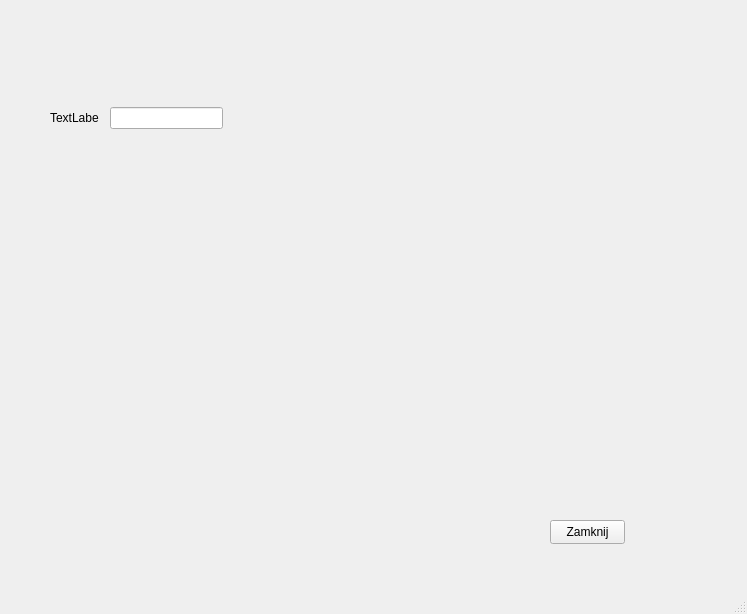
<?xml version="1.0" encoding="UTF-8"?>
<ui version="4.0">
 <class>MainWindow</class>
 <widget class="QMainWindow" name="MainWindow">
  <property name="geometry">
   <rect>
    <x>0</x>
    <y>0</y>
    <width>747</width>
    <height>614</height>
   </rect>
  </property>
  <property name="windowTitle">
   <string>MainWindow</string>
  </property>
  <widget class="QWidget" name="centralwidget">
   <widget class="QLineEdit" name="tempIn_3">
    <property name="geometry">
     <rect>
      <x>110</x>
      <y>107</y>
      <width>113</width>
      <height>22</height>
     </rect>
    </property>
    <property name="inputMask">
     <string/>
    </property>
    <property name="text">
     <string/>
    </property>
   </widget>
   <widget class="QLabel" name="label_3">
    <property name="geometry">
     <rect>
      <x>50</x>
      <y>110</y>
      <width>49</width>
      <height>16</height>
     </rect>
    </property>
    <property name="text">
     <string>TextLabel</string>
    </property>
   </widget>
   <widget class="QPushButton" name="closeButton">
    <property name="geometry">
     <rect>
      <x>550</x>
      <y>520</y>
      <width>75</width>
      <height>24</height>
     </rect>
    </property>
    <property name="text">
     <string>Zamknij</string>
    </property>
   </widget>
  </widget>
  <widget class="QMenuBar" name="menubar">
   <property name="geometry">
    <rect>
     <x>0</x>
     <y>0</y>
     <width>747</width>
     <height>22</height>
    </rect>
   </property>
  </widget>
  <widget class="QStatusBar" name="statusbar"/>
 </widget>
 <resources/>
 <connections>
  <connection>
   <sender>closeButton</sender>
   <signal>clicked()</signal>
   <receiver>closeButton</receiver>
   <slot>close()</slot>
   <hints>
    <hint type="sourcelabel">
     <x>600</x>
     <y>542</y>
    </hint>
    <hint type="destinationlabel">
     <x>572</x>
     <y>542</y>
    </hint>
   </hints>
  </connection>
 </connections>
</ui>
